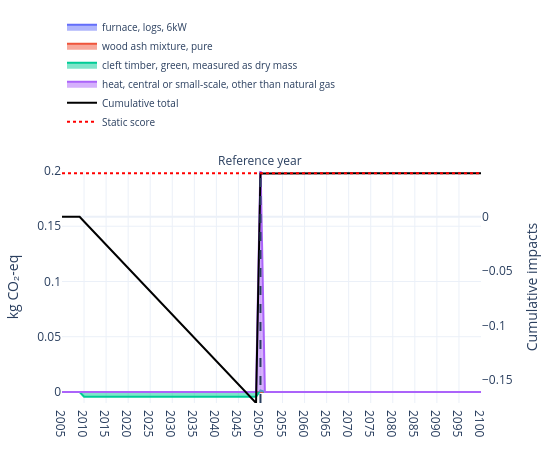

Notebook cell for this chart:
### Code cell
fig = plot_temporal_scores(
    results_by_year=trails.scores,
    stacked=False,
    legend_top_n=5,
    show_flow_contributions=False,
    trails=trails,
    title="",
    method_label="kg CO₂-eq",
    cumulative=False,
    width=550,
    height=450,
    year_tick=5,
    #year_range=(2005, 2080),
    reference_year=ref_year,
    show_cumulative_axis=True,
    cumulative_axis_label="Cumulative impacts",
    legend_y=1.15,
    static_score=trails.static_score,
    static_score_dash= "dot",
    static_score_color= "red",
    y_max=0.2,
    y_min=-0.01
    #y2_max=0.005
)
fig.show()
